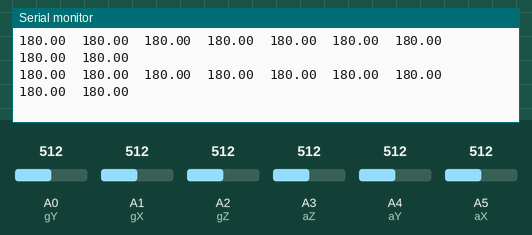
Simulated run of this sketch. Board: Arduino Uno, built with avr-gcc and run on an emulated ATmega328P. Parts: the last lines printed to the serial monitor. The test bench sets the inputs (shaded band); at power-on: A2 (gZ) = 512, A0 (gY) = 512, A1 (gX) = 512, A3 (aZ) = 512, A4 (aY) = 512, A5 (aX) = 512.

Above: at 2.3 s.
2.4 s: A2 (gZ) set to 534
At 2.9 s:
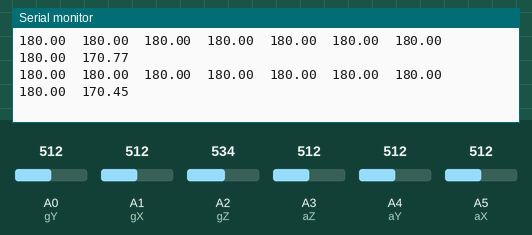
3.9 s: A2 (gZ) set to 549
At 4.9 s:
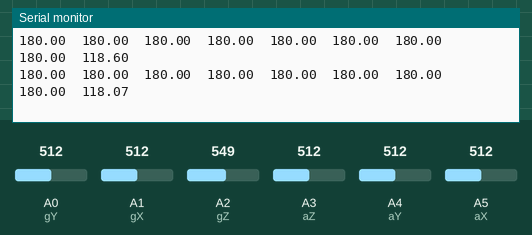
6.9 s: A0 (gY) set to 611
At 7.5 s:
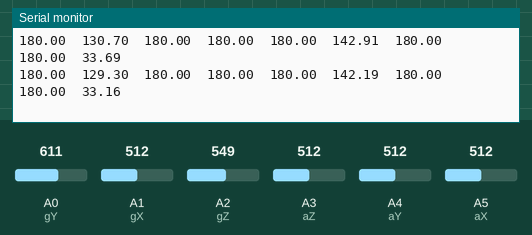
8.4 s: A0 (gY) set to 627
At 9.2 s:
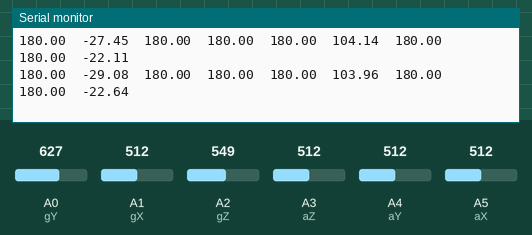
9.9 s: A1 (gX) set to 97
At 10.8 s:
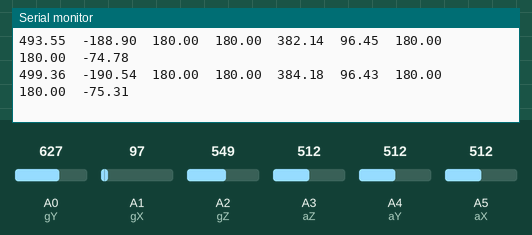
11.4 s: A1 (gX) set to 81
At 12.1 s:
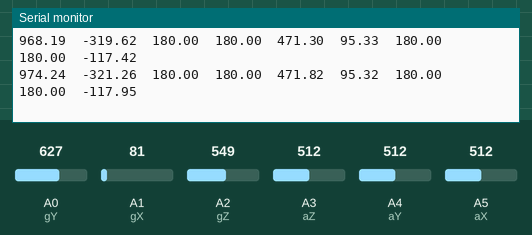
Timing chart, 0 to 14.4 s (numbered marks = the images above; inputs shaded):
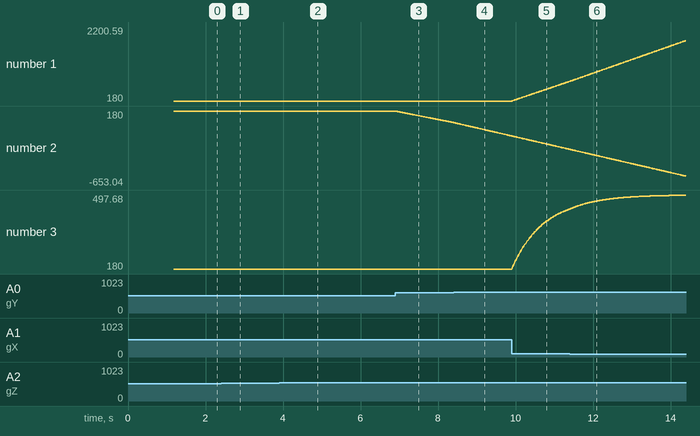

Measured:
- after the input at 2.4 s, the serial monitor: prints a new line at once (image 1)

The sketch:

LPR530AL_LY530ALH_ADXL335.ino
```cpp
// (licence header left out)
#include "Kalman.h" // Source: https://github.com/TKJElectronics/KalmanFilter

Kalman kalmanX;
Kalman kalmanY;

#define gX A1
#define gY A0
#define gZ A2

#define aX A5
#define aY A4
#define aZ A3

double zeroValue[6] = { 0 }; // gyroX, gyroY, gyroZ, accX, accY, accZ

/* All the angles start at 180 degrees */
double gyroXangle = 180;
double gyroYangle = 180;
double gyroZangle = 180;

// Complimentary filter
double compAngleX = 180;
double compAngleY = 180;

// Used for timing
unsigned long timer;

void setup() {
  analogReference(EXTERNAL); // 3.3V
  Serial.begin(115200);
  delay(100);//wait for the sensor to get ready

  // Calibrate all sensors in horizontal position
  for (uint8_t i = 0; i < 100; i++) { // Take the average of 100 readings
    zeroValue[0] += analogRead(gX);
    zeroValue[1] += analogRead(gY);
    zeroValue[2] += analogRead(gZ);
    zeroValue[3] += analogRead(aX);
    zeroValue[4] += analogRead(aY);
    zeroValue[5] += analogRead(aZ);
    delay(10);
  }
  zeroValue[0] /= 100;
  zeroValue[1] /= 100;
  zeroValue[2] /= 100;
  zeroValue[3] /= 100;
  zeroValue[4] /= 100;
  zeroValue[5] /= 100;
  zeroValue[5] -= 102.3; // Z value is -1g when facing upwards - Sensitivity = 0.33/3.3*1023=102.3

  kalmanX.setAngle(180); // Set starting angle
  kalmanY.setAngle(180);
  timer = micros(); // start timing
}

void loop() {
  double gyroXrate = -((analogRead(gX)-zeroValue[0])/1.0323); // (gyroXadc-gryoZeroX)/Sensitivity - in quids - Sensitivity = 0.00333/3.3*1023=1.0323
  gyroXangle += gyroXrate*((double)(micros()-timer)/1000000); // Without any filter

  double gyroYrate = -((analogRead(gY)-zeroValue[1])/1.0323);
  gyroYangle += gyroYrate*((double)(micros()-timer)/1000000);


  double gyroZrate = -((analogRead(gZ)-zeroValue[2])/1.0323);
  gyroZangle += gyroZrate*((double)(micros()-timer)/1000000);
  /**/

  double accXval = (double)analogRead(aX)-zeroValue[3];
  double accYval = (double)analogRead(aY)-zeroValue[4];
  double accZval = (double)analogRead(aZ)-zeroValue[5];

  // Convert to 360 degrees resolution
  // atan2 outputs the value of -π to π (radians) - see http://en.wikipedia.org/wiki/Atan2
  // We are then convert it to 0 to 2π and then from radians to degrees
  double accXangle = (atan2(accXval, accZval)+PI)*RAD_TO_DEG;
  double accYangle = (atan2(accYval, accZval)+PI)*RAD_TO_DEG;

  /* You might have to tune the filters to get the best values */
  compAngleX = (0.98*(compAngleX+(gyroXrate*(double)(micros()-timer)/1000000)))+(0.02*(accXangle));
  compAngleY = (0.98*(compAngleY+(gyroYrate*(double)(micros()-timer)/1000000)))+(0.02*(accYangle));

  double xAngle = kalmanX.getAngle(accXangle, gyroXrate, (double)(micros()-timer));
  double yAngle = kalmanY.getAngle(accYangle, gyroYrate, (double)(micros()-timer));

  timer = micros(); // reset timing

  /* print data to processing */
  Serial.print(gyroXangle);Serial.print("\t");
  Serial.print(gyroYangle);Serial.print("\t");

  Serial.print(accXangle);Serial.print("\t");
  Serial.print(accYangle);Serial.print("\t");

  Serial.print(compAngleX);Serial.print("\t");
  Serial.print(compAngleY); Serial.print("\t");

  Serial.print(xAngle);Serial.print("\t");
  Serial.print(yAngle);Serial.print("\t");
  Serial.print(gyroZangle);Serial.print("\t");

  Serial.print("\n");

  delay(10);
}
```

Kalman.h
```cpp
// (licence header left out)
#ifndef _Kalman_h
#define _Kalman_h

class Kalman {
public:
    Kalman() {
        /* We will set the varibles like so, these can also be tuned by the user */
        Q_angle = 0.002;
        Q_bias = 0.003;
        R_measure = 0.03;

        bias = 0; // Reset bias
        P[0][0] = 0; // Since we assume tha the bias is 0 and we know the starting angle (use setAngle), the error covariance matrix is set like so - see: http://en.wikipedia.org/wiki/Kalman_filter#Example_application.2C_technical
        P[0][1] = 0;
        P[1][0] = 0;
        P[1][1] = 0;
    };
    // The angle should be in degrees and the rate should be in degrees per second and the delta time in seconds
    double getAngle(double newAngle, double newRate, double dt) {
        // KasBot V2  -  Kalman filter module - http://www.x-firm.com/?page_id=145
        // Modified by Kristian Lauszus
        // See my blog post for more information: http://blog.tkjelectronics.dk/2012/09/a-practical-approach-to-kalman-filter-and-how-to-implement-it

        // Discrete Kalman filter time update equations - Time Update ("Predict")
        // Update xhat - Project the state ahead
        /* Step 1 */
        rate = newRate - bias;
        angle += dt * rate;

        // Update estimation error covariance - Project the error covariance ahead
        /* Step 2 */
        P[0][0] += dt * (dt*P[1][1] - P[0][1] - P[1][0] + Q_angle);
        P[0][1] -= dt * P[1][1];
        P[1][0] -= dt * P[1][1];
        P[1][1] += Q_bias * dt;

        // Discrete Kalman filter measurement update equations - Measurement Update ("Correct")
        // Calculate Kalman gain - Compute the Kalman gain
        /* Step 4 */
        S = P[0][0] + R_measure;
        /* Step 5 */
        K[0] = P[0][0] / S;
        K[1] = P[1][0] / S;

        // Calculate angle and bias - Update estimate with measurement zk (newAngle)
        /* Step 3 */
        y = newAngle - angle;
        /* Step 6 */
        angle += K[0] * y;
        bias += K[1] * y;

        // Calculate estimation error covariance - Update the error covariance
        /* Step 7 */
        P[0][0] -= K[0] * P[0][0];
        P[0][1] -= K[0] * P[0][1];
        P[1][0] -= K[1] * P[0][0];
        P[1][1] -= K[1] * P[0][1];

        return angle;
    };
    void setAngle(double newAngle) { angle = newAngle; }; // Used to set angle, this should be set as the starting angle
    double getRate() { return rate; }; // Return the unbiased rate

    /* These are used to tune the Kalman filter */
    void setQangle(double newQ_angle) { Q_angle = newQ_angle; };
    void setQbias(double newQ_bias) { Q_bias = newQ_bias; };
    void setRmeasure(double newR_measure) { R_measure = newR_measure; };

private:
    /* Kalman filter variables */
    double Q_angle; // Process noise variance for the accelerometer
    double Q_bias; // Process noise variance for the gyro bias
    double R_measure; // Measurement noise variance - this is actually the variance of the measurement noise

    double angle; // The angle calculated by the Kalman filter - part of the 2x1 state matrix
    double bias; // The gyro bias calculated by the Kalman filter - part of the 2x1 state matrix
    double rate; // Unbiased rate calculated from the rate and the calculated bias - you have to call getAngle to update the rate

    double P[2][2]; // Error covariance matrix - This is a 2x2 matrix
    double K[2]; // Kalman gain - This is a 2x1 matrix
    double y; // Angle difference - 1x1 matrix
    double S; // Estimate error - 1x1 matrix
};

#endif
```
